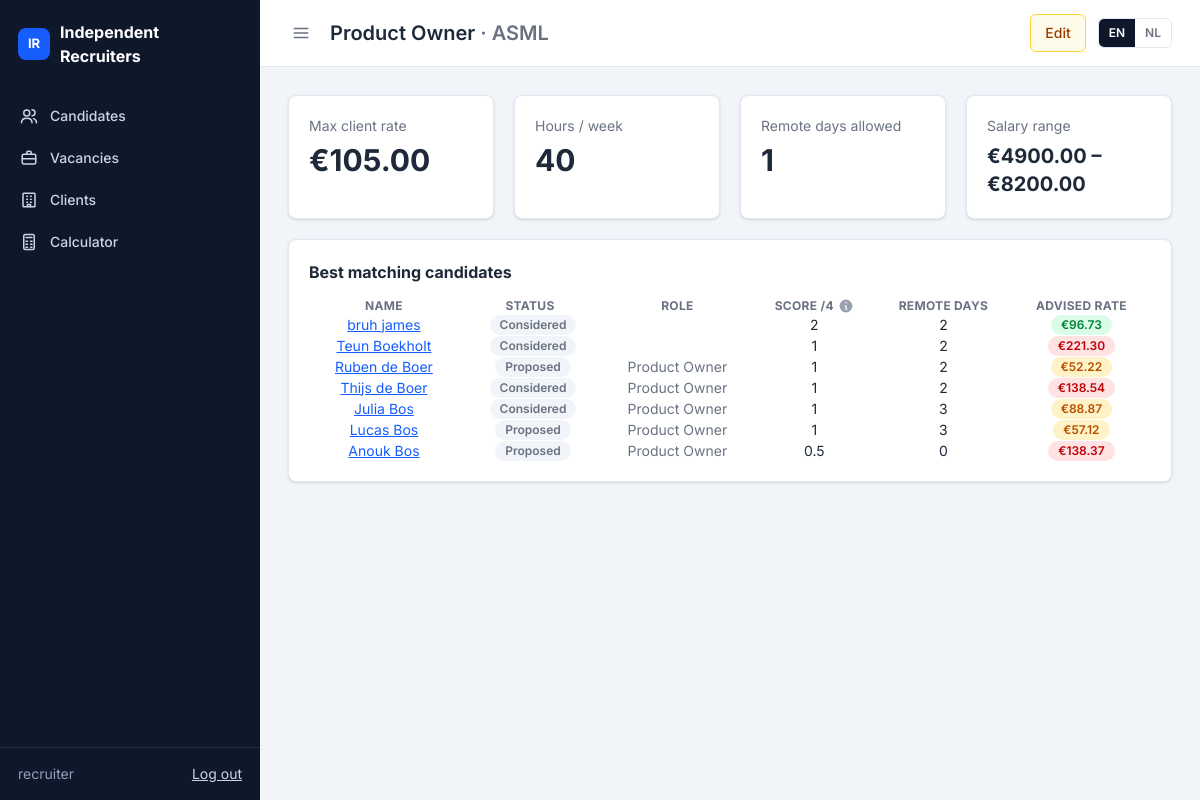
The page /clients/vacancies/14/ (signed in) on the database its author committed.
### clients/models.py (models this page shows, shortened)
class Vacancy(models.Model):
    client = models.ForeignKey(Client, on_delete=models.CASCADE, related_name="vacancies", verbose_name=_("client"))
    title = models.CharField(_("title"), max_length=200)
    address = models.CharField(_("address / postcode"), max_length=200, blank=True,
                               help_text=_("Work location, used to calculate travel distance"))
    city = models.CharField(_("city"), max_length=100, blank=True)
    max_rate_per_hour = models.DecimalField(_("max client rate / hour (€)"), max_digits=7, decimal_places=2)
    hours_per_week = models.PositiveSmallIntegerField(_("hours per week"), default=40)
    remote_days_allowed = models.PositiveSmallIntegerField(_("remote days allowed"), default=0)
    min_salary = models.DecimalField(_("min salary / month (€)"), max_digits=8, decimal_places=2, null=True, blank=True)
    max_salary = models.DecimalField(_("max salary / month (€)"), max_digits=8, decimal_places=2, null=True, blank=True)
    skills = models.TextField(_("skills / keywords"), blank=True, help_text=_("Comma separated"))
    client_pays_travel = models.BooleanField(
        _("client pays travel costs"), default=False,
        help_text=_("Travel costs are then left out of the tariff"),
    )
    is_open = models.BooleanField(_("open"), default=True)
    class Meta:
        ordering = ["client__name", "title"]
        verbose_name = _("vacancy")
        verbose_name_plural = _("vacancies")
    @property
    def location(self):
        """Work location for the travel distance (address + city, falling back to the client's city)."""
        return ", ".join(part for part in (self.address, self.city or self.client.city) if part)

class Client(models.Model):
    name = models.CharField(_("name"), max_length=200)
    industry = models.CharField(_("industry"), max_length=100, blank=True)
    city = models.CharField(_("city"), max_length=100, blank=True)
    contact_name = models.CharField(_("contact name"), max_length=150, blank=True)
    contact_email = models.EmailField(_("contact email"), blank=True)
    class Meta:
        ordering = ["name"]

### candidates/models.py (models this page shows, shortened)
class Candidate(models.Model):
    class Status(models.TextChoices):
        INTAKE = "intake", _("Intake")
        AVAILABLE = "available", _("Available")
        PROPOSED = "proposed", _("Proposed")
        PLACED = "placed", _("Placed")
        INACTIVE = "inactive", _("Inactive")
    class Transport(models.TextChoices):
        CAR = "car", _("Car")
        OV = "ov", _("Public transport")
    first_name = models.CharField(_("first name"), max_length=100)
    last_name = models.CharField(_("last name"), max_length=100)
    email = models.EmailField(_("email"), blank=True)
    phone = models.CharField(_("phone"), max_length=30, blank=True)
    city = models.CharField(_("home location"), max_length=150, blank=True,
                            help_text=_("City, postcode or address, used to calculate travel distance"))
    desired_role = models.CharField(_("desired role"), max_length=150, blank=True)
    status = models.CharField(_("status"), max_length=20, choices=Status.choices, default=Status.INTAKE)
    expected_salary_month = models.DecimalField(_("desired gross salary / month (€)"), max_digits=8, decimal_places=2)
    hours_per_week = models.PositiveSmallIntegerField(
        _("desired hours per week"), default=40, validators=[MinValueValidator(1), MaxValueValidator(60)]
    )
    transport_type = models.CharField(_("travel means"), max_length=10, choices=Transport.choices, default=Transport.CAR)
    remote_days_per_week = models.PositiveSmallIntegerField(
        _("remote days / week"), default=0, validators=[MaxValueValidator(5)],
        help_text=_("Used for matching only"),
    )
    cost_factor = models.DecimalField(_("cost price factor"), max_digits=4, decimal_places=2, default=Decimal("2.00"))
    margin_per_hour = models.DecimalField(
        _("margin / hour (€)"), max_digits=6, decimal_places=2, default=Decimal("10.00"),
        validators=[MinValueValidator(C.MIN_MARGIN), MaxValueValidator(C.MAX_MARGIN)],
    )
    vacancies = models.ManyToManyField(
        "clients.Vacancy", through="CandidateVacancy", related_name="candidates", verbose_name=_("vacancies"),
    )
    notes = models.TextField(_("notes"), blank=True)
    created_at = models.DateTimeField(auto_now_add=True)
    updated_at = models.DateTimeField(auto_now=True)
    PRICING_FIELD_MAP = {
        "salary_month": "expected_salary_month",
        "hours_per_week": "hours_per_week",
        "cost_factor": "cost_factor",
        "margin": "margin_per_hour",
        "transport_type": "transport_type",
        "remote_days_per_week": "remote_days_per_week",
    }
    LINK_PRICING_FIELD_MAP = {
        "travel_distance_km": "travel_distance_km",
        "client_pays_travel": "client_pays_travel",
    }
    class Meta:
        ordering = ["-created_at"]
        verbose_name = _("candidate")
        verbose_name_plural = _("candidates")
    @property
    def full_name(self):
        return f"{self.first_name} {self.last_name}".strip()
    def pricing_input(self, link=None, vacancy=None, **overrides) -> PricingInput:
        vacancy = link.vacancy if link else vacancy
        data = {engine: getattr(self, model) for engine, model in self.PRICING_FIELD_MAP.items()}
        if link:
            data.update({engine: getattr(link, model) for engine, model in self.LINK_PRICING_FIELD_MAP.items()})
        else:
            data["client_pays_travel"] = bool(vacancy and vacancy.client_pays_travel)
        data.update(
            max_rate=vacancy.max_rate_per_hour if vacancy else None,
            proposed_rate=link.proposed_rate if link else None,
        )
        data.update(overrides)
        return PricingInput(**data)
    def link_for(self, vacancy):
        return next((link for link in self.links.all() if link.vacancy_id == vacancy.pk), None)
    def pricing_for(self, vacancy):
        link = self.link_for(vacancy)
        return link.pricing if link else calculate(self.pricing_input(vacancy=vacancy))
    def distance_to(self, vacancy):
        link = self.link_for(vacancy)
        if link and link.travel_distance_km is not None:
            return link.travel_distance_km
        if self.city and vacancy.location:
            result = route_distance_km(self.city, vacancy.location)
            return result["km"] if result else None
        return None

class CandidateVacancy(models.Model):
    class Status(models.TextChoices):
        CONSIDERED = "considered", _("Considered")
        PROPOSED = "proposed", _("Proposed")
        PLACED = "placed", _("Placed")
        REJECTED = "rejected", _("Rejected")
    candidate = models.ForeignKey(Candidate, on_delete=models.CASCADE, related_name="links")
    vacancy = models.ForeignKey(
        "clients.Vacancy", on_delete=models.CASCADE, related_name="candidate_links", verbose_name=_("vacancy"),
    )
    status = models.CharField(_("status"), max_length=20, choices=Status.choices, default=Status.CONSIDERED)
    travel_distance_km = models.DecimalField(
        _("travel distance one way (km)"), max_digits=6, decimal_places=1, null=True, blank=True,
        help_text=_("Calculated automatically from the home location and the vacancy location"),
    )
    client_pays_travel = models.BooleanField(
        _("client pays travel costs"), default=False,
        help_text=_("Travel costs are then left out of the tariff (defaults to the vacancy's setting)"),
    )
    proposed_rate = models.DecimalField(
        _("proposed tariff / hour (€)"), max_digits=7, decimal_places=2, null=True, blank=True,
        help_text=_("Leave empty to use the advised tariff."),
    )
    created_at = models.DateTimeField(auto_now_add=True)
    class Meta:
        ordering = ["created_at", "pk"]
        constraints = [models.UniqueConstraint(fields=["candidate", "vacancy"], name="unique_candidate_vacancy")]
        verbose_name = _("candidate vacancy")
        verbose_name_plural = _("candidate vacancies")
    @property
    def pricing(self):
        if not hasattr(self, "_pricing_cache"):
            self._pricing_cache = calculate(self.candidate.pricing_input(link=self))
        return self._pricing_cache

### clients/views.py (the view)
# urls.py: path("vacancies/<int:pk>/", views.vacancy_detail, name="detail"),
def vacancy_detail(request, pk):
    vacancy = get_object_or_404(Vacancy.objects.select_related("client"), pk=pk)
    candidates = Candidate.objects.filter(links__vacancy=vacancy).prefetch_related("links__vacancy__client")
    ranked = [
        {"candidate": c, "score": s, "pricing": c.pricing_for(vacancy), "link": c.link_for(vacancy)}
        for c, s in matching.rank_candidates(vacancy, candidates)
    ]
    return render(request, "clients/vacancy_detail.html", {
        "vacancy": vacancy, "ranked": ranked, "max_score": matching.MAX_SCORE,
    })

### clients/templates/clients/vacancy_detail.html (shortened to what this page needs)
{% extends "core/base.html" %}
{% load i18n ui %}
{% block heading %}{{ vacancy.title }} <span class="text-gray-500">· {{ vacancy.client.name }}</span>{% endblock %}
{% block page_actions %}
    <a class="{{ ui.btn_edit }}" href="{% url 'clients:update' vacancy.pk %}">{% trans "Edit" %}</a>
{% endblock %}
{% block content %}
<div class="grid grid-cols-1 gap-5 sm:grid-cols-2 lg:grid-cols-4">
    <div class="{{ ui.card }}"><div class="text-gray-500">{% trans "Max client rate" %}</div><div class="mt-1.5 text-3xl font-bold">€{{ vacancy.max_rate_per_hour }}</div></div>
    <div class="{{ ui.card }}"><div class="text-gray-500">{% trans "Hours / week" %}</div><div class="mt-1.5 text-3xl font-bold">{{ vacancy.hours_per_week }}</div></div>
    <div class="{{ ui.card }}"><div class="text-gray-500">{% trans "Remote days allowed" %}</div><div class="mt-1.5 text-3xl font-bold">{{ vacancy.remote_days_allowed }}</div></div>
    <div class="{{ ui.card }}"><div class="text-gray-500">{% trans "Salary range" %}</div><div class="mt-1.5 text-xl font-bold">€{{ vacancy.min_salary|default:"–" }} – €{{ vacancy.max_salary|default:"–" }}</div></div>
</div>
<div class="mt-5 {{ ui.dt_card }}">
    <h2 class="{{ ui.h2 }}">{% trans "Best matching candidates" %}</h2>
    <table id="matches" class="display w-full">
        <thead>
            <tr>
                <th>{% trans "Name" %}</th>
                <th>{% trans "Status" %}</th>
                <th>{% trans "Role" %}</th>
                <th>
                    <span class="inline-flex items-center gap-1">
                        {% trans "Score" %} /{{ max_score }}
                        <span class="group relative inline-flex">
                        </span>
                    </span>
                </th>
                <th>{% trans "Remote days" %}</th>
                <th>{% trans "Advised rate" %}</th>
            </tr>
        </thead>
        <tbody>
            {% for row in ranked %}
                <tr>
                    <td>
                        <a href="{% url 'candidates:detail' row.candidate.pk %}">{{ row.candidate.full_name }}</a>
                    </td>
                    <td>
                        {% if row.link %}<span class="ml-1.5 {{ ui.badge.unknown }}" title="{% trans 'Considered for this vacancy' %}">{{ row.link.get_status_display }}</span>{% endif %}
                    </td>
                    <td class="text-gray-500">{{ row.candidate.desired_role }}</td>
                    <td data-order="{{ row.score.total|stringformat:'s' }}">{{ row.score.total|floatformat:"-1" }}</td>
                    <td>{{ row.candidate.remote_days_per_week }}</td>
                    <td data-order="{{ row.pricing.final_rate|stringformat:'s' }}"><span class="{{ row.pricing.budget_status|badge }}">€{{ row.pricing.final_rate|floatformat:2 }}</span></td>
                </tr>
            {% endfor %}
        </tbody>
    </table>
</div>
{% endblock %}

### core/templates/core/base.html (shortened to what this page needs)
{% load static i18n %}<!DOCTYPE html>
{% get_current_language as LANGUAGE_CODE %}
<html lang="{{ LANGUAGE_CODE }}">
<head>
    <link rel="stylesheet" href="https://cdn.datatables.net/2.3.4/css/dataTables.dataTables.css">
    <link rel="stylesheet" href="https://cdn.datatables.net/buttons/3.2.5/css/buttons.dataTables.css">
<link rel="stylesheet" href="{% static 'core/css/app.css' %}">
    <script src="https://cdn.jsdelivr.net/npm/@tailwindcss/browser@4.3.3"></script>
</head>
<body class="bg-slate-100 font-[Inter,system-ui,sans-serif] text-sm text-gray-800 [&_a:not([class])]:text-blue-600 [&_a:not([class])]:underline">
<div class="flex min-h-screen">
    <aside id="sidebar" class="group/sidebar sticky top-0 flex h-screen w-65 shrink-0 flex-col bg-slate-900 text-slate-300 transition-[width,translate] duration-200 lg:data-collapsed:w-16 max-lg:fixed max-lg:z-20 max-lg:-translate-x-full max-lg:data-open:translate-x-0">
        <a class="flex items-center gap-2.5 px-4.5 py-5 text-base font-bold text-white lg:group-data-collapsed/sidebar:justify-center lg:group-data-collapsed/sidebar:px-0" href="{% url 'candidates:list' %}">
            <span class="grid size-8 shrink-0 place-items-center rounded-lg bg-blue-600 text-[13px]">IR</span>
            <span class="lg:group-data-collapsed/sidebar:hidden">Independent<br>Recruiters</span>
        </a>
        <nav class="flex flex-1 flex-col gap-0.5 p-2">
            {% for item in nav_items %}
                <a href="{% url item.url_name %}" class="flex items-center gap-3 rounded-md px-3 py-2.5 font-medium [&>svg]:shrink-0 lg:group-data-collapsed/sidebar:justify-center lg:group-data-collapsed/sidebar:px-0 {% if item.active %}bg-blue-600 text-white{% else %}text-slate-300 hover:bg-slate-800 hover:text-white{% endif %}">
                    {% include "core/_icon.html" with name=item.icon %}
                    <span class="lg:group-data-collapsed/sidebar:hidden">{{ item.label }}</span>
                </a>
            {% endfor %}
        </nav>
        <div class="flex items-center justify-between border-t border-white/10 px-4.5 py-4 lg:group-data-collapsed/sidebar:hidden">
            <span class="text-slate-400">{{ request.user.get_username }}</span>
            <form method="post" action="{% url 'logout' %}">
                <button type="submit" class="cursor-pointer text-slate-300 underline hover:text-white">{% trans "Log out" %}</button>
            </form>
        </div>
    </aside>
    <div class="flex min-w-0 flex-1 flex-col">
        <header class="sticky top-0 z-10 flex items-center gap-4 border-b border-slate-200 bg-white px-4 py-3.5 lg:px-7">
            <button class="{{ ui.icon_button }}" id="sidebar-toggle" aria-label="{% trans 'Toggle menu' %}">
                {% include "core/_icon.html" with name="menu" %}
            </button>
            <h1 class="flex-1 text-xl font-semibold">{% block heading %}{% endblock %}</h1>
            <div class="flex items-center gap-3">
                {% block page_actions %}{% endblock %}
                <form action="{% url 'set_language' %}" method="post" class="flex overflow-hidden rounded-md border border-slate-200">
                    {% get_available_languages as LANGUAGES %}
                    {% for code, name in LANGUAGES %}
                        <button type="submit" name="language" value="{{ code }}"
                                class="cursor-pointer px-2.5 py-1.5 text-xs font-semibold {% if code == LANGUAGE_CODE %}bg-slate-900 text-white{% else %}bg-white text-gray-500 hover:bg-slate-100{% endif %}">{{ code|upper }}</button>
                    {% endfor %}
                </form>
            </div>
        </header>
        <main class="w-full max-w-360 p-4 lg:p-7">
            {% block content %}{% endblock %}
        </main>
    </div>
</div>
    {% trans "Actions" as t_actions %}{% trans "Could not load the form." as t_load %}{% trans "Something went wrong. Please try again." as t_error %}
</body>
</html>

### rows shown on the page
Vacancy: title "Product Owner", client.name "ASML", max_rate_per_hour "105.00", hours_per_week "40", remote_days_allowed "1", min_salary "4900.00", max_salary "8200.00"
Candidate: candidate.full_name "bruh james", link.status "Considered", score.total "2", candidate.remote_days_per_week "2", pricing.final_rate "96.73"
Candidate: candidate.full_name "Teun Boekholt", link.status "Considered", score.total "1", candidate.remote_days_per_week "2", pricing.final_rate "221.30"
Candidate: candidate.full_name "Ruben de Boer", link.status "Proposed", candidate.desired_role "Product Owner", score.total "1", candidate.remote_days_per_week "2", pricing.final_rate "52.22"
Candidate: candidate.full_name "Thijs de Boer", link.status "Considered", candidate.desired_role "Product Owner", score.total "1", candidate.remote_days_per_week "2", pricing.final_rate "138.54"
Candidate: candidate.full_name "Julia Bos", link.status "Considered", candidate.desired_role "Product Owner", score.total "1", candidate.remote_days_per_week "3", pricing.final_rate "88.87"
Candidate: candidate.full_name "Lucas Bos", link.status "Proposed", candidate.desired_role "Product Owner", score.total "1", candidate.remote_days_per_week "3", pricing.final_rate "57.12"
Candidate: candidate.full_name "Anouk Bos", link.status "Proposed", candidate.desired_role "Product Owner", score.total "0.5", candidate.remote_days_per_week "0", pricing.final_rate "138.37"

### other values the page prints
{{ item.label }} "Candidates" "Vacancies" "Clients" "Calculator"
{{ request.user.get_username }} "recruiter"
{{ code|upper }} "EN" "NL"
{{ max_score }} "4"
